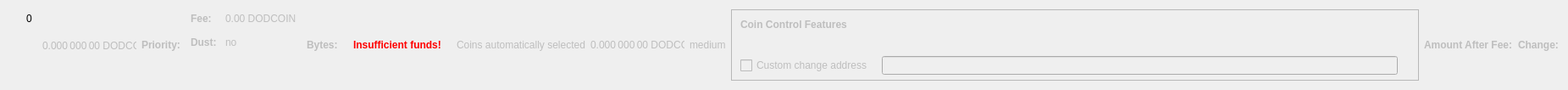
    <widget class="QWidget" name="dummyHideWidget" native="true">
     <property name="maximumSize">
      <size>
       <width>100</width>
       <height>22</height>
      </size>
     </property>
     <layout class="QHBoxLayout" name="dummyHideLayout">
      <item>
       <layout class="QFormLayout" name="formLayoutCoinControl1">
        <property name="horizontalSpacing">
         <number>10</number>
        </property>
        <property name="verticalSpacing">
         <number>14</number>
        </property>
        <property name="leftMargin">
         <number>10</number>
        </property>
        <property name="topMargin">
         <number>4</number>
        </property>
        <property name="rightMargin">
         <number>6</number>
        </property>
        <item row="0" column="1">
         <widget class="QLabel" name="labelCoinControlBytes">
          <property name="cursor">
           <cursorShape>IBeamCursor</cursorShape>
          </property>
          <property name="contextMenuPolicy">
           <enum>Qt::ActionsContextMenu</enum>
          </property>
          <property name="text">
           <string notr="true">0</string>
          </property>
          <property name="textInteractionFlags">
           <set>Qt::LinksAccessibleByMouse|Qt::TextSelectableByKeyboard|Qt::TextSelectableByMouse</set>
          </property>
         </widget>
        </item>
       </layout>
      </item>
      <item>
       <widget class="QLabel" name="labelCoinControlAfterFee">
        <property name="enabled">
         <bool>false</bool>
        </property>
        <property name="sizePolicy">
         <sizepolicy hsizetype="Fixed" vsizetype="Fixed">
          <horstretch>0</horstretch>
          <verstretch>0</verstretch>
         </sizepolicy>
        </property>
        <property name="minimumSize">
         <size>
          <width>111</width>
          <height>12</height>
         </size>
        </property>
        <property name="maximumSize">
         <size>
          <width>111</width>
          <height>12</height>
         </size>
        </property>
        <property name="cursor">
         <cursorShape>IBeamCursor</cursorShape>
        </property>
        <property name="contextMenuPolicy">
         <enum>Qt::ActionsContextMenu</enum>
        </property>
        <property name="text">
         <string notr="true">0.000 000 00 DODCOIN</string>
        </property>
        <property name="textInteractionFlags">
         <set>Qt::LinksAccessibleByMouse|Qt::TextSelectableByKeyboard|Qt::TextSelectableByMouse</set>
        </property>
       </widget>
      </item>
      <item>
       <widget class="QLabel" name="labelCoinControlPriorityText">
        <property name="enabled">
         <bool>false</bool>
        </property>
        <property name="font">
         <font>
          <weight>75</weight>
          <bold>true</bold>
         </font>
        </property>
        <property name="text">
         <string>Priority:</string>
        </property>
       </widget>
      </item>
      <item>
       <layout class="QHBoxLayout" name="horizontalLayout"/>
      </item>
      <item>
       <layout class="QFormLayout" name="formLayoutCoinControl3">
        <property name="horizontalSpacing">
         <number>10</number>
        </property>
        <property name="verticalSpacing">
         <number>14</number>
        </property>
        <property name="leftMargin">
         <number>6</number>
        </property>
        <property name="topMargin">
         <number>4</number>
        </property>
        <property name="rightMargin">
         <number>6</number>
        </property>
        <item row="0" column="0">
         <widget class="QLabel" name="labelCoinControlFeeText">
          <property name="enabled">
           <bool>false</bool>
          </property>
          <property name="font">
           <font>
            <weight>75</weight>
            <bold>true</bold>
           </font>
          </property>
          <property name="text">
           <string>Fee:</string>
          </property>
          <property name="margin">
           <number>0</number>
          </property>
         </widget>
        </item>
        <item row="0" column="1">
         <widget class="QLabel" name="labelCoinControlFee">
          <property name="enabled">
           <bool>false</bool>
          </property>
          <property name="cursor">
           <cursorShape>IBeamCursor</cursorShape>
          </property>
          <property name="contextMenuPolicy">
           <enum>Qt::ActionsContextMenu</enum>
          </property>
          <property name="text">
           <string notr="true">0.00 DODCOIN</string>
          </property>
          <property name="textInteractionFlags">
           <set>Qt::LinksAccessibleByMouse|Qt::TextSelectableByKeyboard|Qt::TextSelectableByMouse</set>
          </property>
         </widget>
        </item>
        <item row="1" column="0">
         <widget class="QLabel" name="labelCoinControlLowOutputText">
          <property name="enabled">
           <bool>false</bool>
          </property>
          <property name="font">
           <font>
            <weight>75</weight>
            <bold>true</bold>
           </font>
          </property>
          <property name="text">
           <string>Dust:</string>
          </property>
         </widget>
        </item>
        <item row="1" column="1">
         <widget class="QLabel" name="labelCoinControlLowOutput">
          <property name="enabled">
           <bool>false</bool>
          </property>
          <property name="cursor">
           <cursorShape>IBeamCursor</cursorShape>
          </property>
          <property name="contextMenuPolicy">
           <enum>Qt::ActionsContextMenu</enum>
          </property>
          <property name="text">
           <string>no</string>
          </property>
          <property name="textInteractionFlags">
           <set>Qt::LinksAccessibleByMouse|Qt::TextSelectableByKeyboard|Qt::TextSelectableByMouse</set>
          </property>
         </widget>
        </item>
       </layout>
      </item>
      <item>
       <widget class="QLabel" name="labelCoinControlBytesText">
        <property name="enabled">
         <bool>false</bool>
        </property>
        <property name="font">
         <font>
          <weight>75</weight>
          <bold>true</bold>
         </font>
        </property>
        <property name="text">
         <string>Bytes:</string>
        </property>
       </widget>
      </item>
      <item>
       <layout class="QFormLayout" name="formLayoutCoinControl2">
        <property name="horizontalSpacing">
         <number>10</number>
        </property>
        <property name="verticalSpacing">
         <number>14</number>
        </property>
        <property name="leftMargin">
         <number>6</number>
        </property>
        <property name="topMargin">
         <number>4</number>
        </property>
        <property name="rightMargin">
         <number>6</number>
        </property>
       </layout>
      </item>
      <item>
       <layout class="QHBoxLayout" name="horizontalLayoutCoinControl2">
        <property name="spacing">
         <number>8</number>
        </property>
        <property name="bottomMargin">
         <number>10</number>
        </property>
       </layout>
      </item>
      <item>
       <widget class="QLabel" name="labelCoinControlInsuffFunds">
        <property name="enabled">
         <bool>false</bool>
        </property>
        <property name="minimumSize">
         <size>
          <width>0</width>
          <height>0</height>
         </size>
        </property>
        <property name="font">
         <font>
          <weight>75</weight>
          <bold>true</bold>
         </font>
        </property>
        <property name="styleSheet">
         <string notr="true">color:red;font-weight:bold;</string>
        </property>
        <property name="text">
         <string>Insufficient funds!</string>
        </property>
        <property name="margin">
         <number>5</number>
        </property>
       </widget>
      </item>
      <item>
       <layout class="QFormLayout" name="formLayoutCoinControl4">
        <property name="horizontalSpacing">
         <number>10</number>
        </property>
        <property name="verticalSpacing">
         <number>14</number>
        </property>
        <property name="leftMargin">
         <number>6</number>
        </property>
        <property name="topMargin">
         <number>4</number>
        </property>
        <property name="rightMargin">
         <number>6</number>
        </property>
       </layout>
      </item>
      <item>
       <widget class="QLabel" name="labelCoinControlAutomaticallySelected">
        <property name="enabled">
         <bool>false</bool>
        </property>
        <property name="sizePolicy">
         <sizepolicy hsizetype="Fixed" vsizetype="Fixed">
          <horstretch>0</horstretch>
          <verstretch>0</verstretch>
         </sizepolicy>
        </property>
        <property name="minimumSize">
         <size>
          <width>0</width>
          <height>0</height>
         </size>
        </property>
        <property name="maximumSize">
         <size>
          <width>240</width>
          <height>16777215</height>
         </size>
        </property>
        <property name="text">
         <string>Coins automatically selected</string>
        </property>
        <property name="margin">
         <number>5</number>
        </property>
       </widget>
      </item>
      <item>
       <widget class="QLabel" name="labelCoinControlChange">
        <property name="enabled">
         <bool>false</bool>
        </property>
        <property name="sizePolicy">
         <sizepolicy hsizetype="Fixed" vsizetype="Fixed">
          <horstretch>0</horstretch>
          <verstretch>0</verstretch>
         </sizepolicy>
        </property>
        <property name="minimumSize">
         <size>
          <width>111</width>
          <height>0</height>
         </size>
        </property>
        <property name="maximumSize">
         <size>
          <width>111</width>
          <height>16777215</height>
         </size>
        </property>
        <property name="cursor">
         <cursorShape>IBeamCursor</cursorShape>
        </property>
        <property name="contextMenuPolicy">
         <enum>Qt::ActionsContextMenu</enum>
        </property>
        <property name="text">
         <string notr="true">0.000 000 00 DODCOIN</string>
        </property>
        <property name="textInteractionFlags">
         <set>Qt::LinksAccessibleByMouse|Qt::TextSelectableByKeyboard|Qt::TextSelectableByMouse</set>
        </property>
       </widget>
      </item>
      <item>
       <widget class="QLabel" name="labelCoinControlPriority">
        <property name="enabled">
         <bool>false</bool>
        </property>
        <property name="cursor">
         <cursorShape>IBeamCursor</cursorShape>
        </property>
        <property name="contextMenuPolicy">
         <enum>Qt::ActionsContextMenu</enum>
        </property>
        <property name="text">
         <string>medium</string>
        </property>
        <property name="textInteractionFlags">
         <set>Qt::LinksAccessibleByMouse|Qt::TextSelectableByKeyboard|Qt::TextSelectableByMouse</set>
        </property>
       </widget>
      </item>
      <item>
       <widget class="QFrame" name="frameCoinControl">
        <property name="sizePolicy">
         <sizepolicy hsizetype="Expanding" vsizetype="Expanding">
          <horstretch>0</horstretch>
          <verstretch>0</verstretch>
         </sizepolicy>
        </property>
        <property name="maximumSize">
         <size>
          <width>16777215</width>
          <height>16777215</height>
         </size>
        </property>
        <property name="frameShape">
         <enum>QFrame::StyledPanel</enum>
        </property>
        <property name="frameShadow">
         <enum>QFrame::Sunken</enum>
        </property>
        <layout class="QVBoxLayout" name="verticalLayoutCoinControl2_2">
         <property name="spacing">
          <number>0</number>
         </property>
         <property name="leftMargin">
          <number>0</number>
         </property>
         <property name="topMargin">
          <number>0</number>
         </property>
         <property name="rightMargin">
          <number>0</number>
         </property>
         <property name="bottomMargin">
          <number>6</number>
         </property>
         <item>
          <layout class="QVBoxLayout" name="verticalLayoutCoinControl" stretch="0,0,0,1">
           <property name="spacing">
            <number>0</number>
           </property>
           <property name="leftMargin">
            <number>10</number>
           </property>
           <property name="topMargin">
            <number>10</number>
           </property>
           <item>
            <layout class="QHBoxLayout" name="horizontalLayoutCoinControl1">
             <property name="bottomMargin">
              <number>15</number>
             </property>
             <item>
              <widget class="QLabel" name="labelCoinControlFeatures">
               <property name="enabled">
                <bool>false</bool>
               </property>
               <property name="sizePolicy">
                <sizepolicy hsizetype="Preferred" vsizetype="Maximum">
                 <horstretch>0</horstretch>
                 <verstretch>0</verstretch>
                </sizepolicy>
               </property>
               <property name="font">
                <font>
                 <weight>75</weight>
                 <bold>true</bold>
                </font>
               </property>
               <property name="styleSheet">
                <string notr="true">font-weight:bold;</string>
               </property>
               <property name="text">
                <string>Coin Control Features</string>
               </property>
              </widget>
             </item>
            </layout>
           </item>
           <item>
            <widget class="QWidget" name="widgetCoinControl" native="true">
             <property name="sizePolicy">
              <sizepolicy hsizetype="Preferred" vsizetype="Preferred">
               <horstretch>0</horstretch>
               <verstretch>0</verstretch>
              </sizepolicy>
             </property>
             <property name="minimumSize">
              <size>
               <width>0</width>
               <height>0</height>
              </size>
             </property>
             <property name="styleSheet">
              <string notr="true"/>
             </property>
             <layout class="QHBoxLayout" name="horizontalLayoutCoinControl5_2">
              <property name="leftMargin">
               <number>0</number>
              </property>
              <property name="topMargin">
               <number>0</number>
              </property>
              <property name="rightMargin">
               <number>0</number>
              </property>
              <property name="bottomMargin">
               <number>0</number>
              </property>
              <item>
               <layout class="QHBoxLayout" name="horizontalLayoutCoinControl3">
                <property name="spacing">
                 <number>20</number>
                </property>
                <property name="topMargin">
                 <number>0</number>
                </property>
                <property name="bottomMargin">
                 <number>10</number>
                </property>
               </layout>
              </item>
             </layout>
            </widget>
           </item>
           <item>
            <layout class="QHBoxLayout" name="horizontalLayoutCoinControl4" stretch="0,0,0">
             <property name="spacing">
              <number>12</number>
             </property>
             <property name="sizeConstraint">
              <enum>QLayout::SetDefaultConstraint</enum>
             </property>
             <property name="topMargin">
              <number>5</number>
             </property>
             <property name="rightMargin">
              <number>5</number>
             </property>
             <item>
              <widget class="QCheckBox" name="checkBoxCoinControlChange">
               <property name="enabled">
                <bool>false</bool>
               </property>
               <property name="toolTip">
                <string>If this is activated, but the change address is empty or invalid, change will be sent to a newly generated address.</string>
               </property>
               <property name="text">
                <string>Custom change address</string>
               </property>
              </widget>
             </item>
             <item>
              <widget class="QValidatedLineEdit" name="lineEditCoinControlChange">
               <property name="enabled">
                <bool>false</bool>
               </property>
               <property name="sizePolicy">
                <sizepolicy hsizetype="Expanding" vsizetype="Fixed">
                 <horstretch>0</horstretch>
                 <verstretch>0</verstretch>
                </sizepolicy>
               </property>
              </widget>
             </item>
             <item>
              <widget class="QLabel" name="labelCoinControlChangeLabel_2">
               <property name="sizePolicy">
                <sizepolicy hsizetype="Preferred" vsizetype="Expanding">
                 <horstretch>0</horstretch>
                 <verstretch>0</verstretch>
                </sizepolicy>
               </property>
               <property name="minimumSize">
                <size>
                 <width>0</width>
                 <height>0</height>
                </size>
               </property>
               <property name="text">
                <string/>
               </property>
               <property name="margin">
                <number>3</number>
               </property>
              </widget>
             </item>
            </layout>
           </item>
           <item>
            <spacer name="verticalSpacerCoinControl">
             <property name="orientation">
              <enum>Qt::Vertical</enum>
             </property>
             <property name="sizeHint" stdset="0">
              <size>
               <width>800</width>
               <height>1</height>
              </size>
             </property>
            </spacer>
           </item>
          </layout>
         </item>
        </layout>
       </widget>
      </item>
      <item>
       <widget class="QLabel" name="labelCoinControlAfterFeeText">
        <property name="enabled">
         <bool>false</bool>
        </property>
        <property name="minimumSize">
         <size>
          <width>0</width>
          <height>0</height>
         </size>
        </property>
        <property name="maximumSize">
         <size>
          <width>16777215</width>
          <height>16777215</height>
         </size>
        </property>
        <property name="font">
         <font>
          <weight>75</weight>
          <bold>true</bold>
         </font>
        </property>
        <property name="text">
         <string>Amount After Fee:</string>
        </property>
        <property name="alignment">
         <set>Qt::AlignLeading|Qt::AlignLeft|Qt::AlignVCenter</set>
        </property>
        <property name="margin">
         <number>0</number>
        </property>
       </widget>
      </item>
      <item>
       <widget class="QLabel" name="labelCoinControlChangeText">
        <property name="enabled">
         <bool>false</bool>
        </property>
        <property name="sizePolicy">
         <sizepolicy hsizetype="Preferred" vsizetype="Preferred">
          <horstretch>0</horstretch>
          <verstretch>0</verstretch>
         </sizepolicy>
        </property>
        <property name="minimumSize">
         <size>
          <width>0</width>
          <height>0</height>
         </size>
        </property>
        <property name="maximumSize">
         <size>
          <width>16777215</width>
          <height>16777215</height>
         </size>
        </property>
        <property name="font">
         <font>
          <weight>75</weight>
          <bold>true</bold>
         </font>
        </property>
        <property name="text">
         <string>Change:</string>
        </property>
        <property name="alignment">
         <set>Qt::AlignLeading|Qt::AlignLeft|Qt::AlignVCenter</set>
        </property>
       </widget>
      </item>
     </layout>
    </widget>
